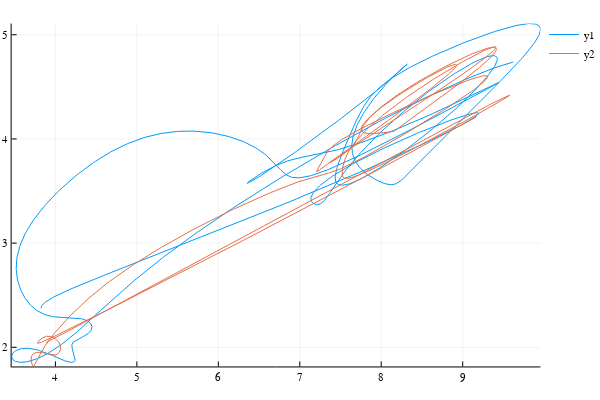

This figure's notebook cell:
### Markdown cell above
# Direct

### Code cell
plot()
x_B = mean(ABABB_responses["WBC02a"],1)'
y_B = mean(ABABB_responses["WBC02b"],1)'
x_A = mean(ABABA_responses["WBC02a"],1)'
y_A = mean(ABABA_responses["WBC02b"],1)'
plot()
plot!(x_B, y_B)
plot!(x_A, y_A)
plot!()

### Figure 1 — Plotly figure (JSON) as saved in the notebook; plotly's stock layout.template omitted (floating-point values rounded to 4 significant figures; data arrays with more than 128 entries replaced by an {"elided": "..."} marker saying what was removed)
{"data": [{"colorbar": {"title": ""}, "line": {"color": "rgba(0, 154, 250, 1.000)", "dash": "solid", "shape": "linear", "width": 1}, "mode": "lines", "name": "y1", "showlegend": true, "type": "scatter", "x": {"elided": "2000 float values"}, "xaxis": "x1", "y": {"elided": "2000 float values"}, "yaxis": "y1"}, {"colorbar": {"title": ""}, "line": {"color": "rgba(227, 111, 71, 1.000)", "dash": "solid", "shape": "linear", "width": 1}, "mode": "lines", "name": "y2", "showlegend": true, "type": "scatter", "x": {"elided": "2000 float values"}, "xaxis": "x1", "y": {"elided": "2000 float values"}, "yaxis": "y1"}], "layout": {"annotations": [], "height": 400, "legend": {"bgcolor": "rgba(255, 255, 255, 1.000)", "bordercolor": "rgba(0, 0, 0, 1.000)", "font": {"color": "rgba(0, 0, 0, 1.000)", "family": "sans-serif", "size": 11}, "x": 1, "y": 1}, "margin": {"b": 20, "l": 0, "r": 0, "t": 20}, "paper_bgcolor": "rgba(255, 255, 255, 1.000)", "plot_bgcolor": "rgba(255, 255, 255, 1.000)", "showlegend": true, "width": 600, "xaxis1": {"anchor": "y1", "domain": [0.02138, 0.9934], "gridcolor": "rgba(0, 0, 0, 0.100)", "gridwidth": 0.5, "linecolor": "rgba(0, 0, 0, 1.000)", "mirror": false, "range": [3.462, 9.954], "showgrid": true, "showline": true, "showticklabels": true, "tickangle": 0, "tickcolor": "rgb(0, 0, 0)", "tickfont": {"color": "rgba(0, 0, 0, 1.000)", "family": "sans-serif", "size": 11}, "tickmode": "array", "ticks": "inside", "ticktext": ["4", "5", "6", "7", "8", "9"], "tickvals": [4, 5, 6, 7, 8, 9], "title": "", "titlefont": {"color": "rgba(0, 0, 0, 1.000)", "family": "sans-serif", "size": 15}, "type": "-", "visible": true, "zeroline": false, "zerolinecolor": "rgba(0, 0, 0, 1.000)"}, "yaxis1": {"anchor": "x1", "domain": [0.03762, 0.9902], "gridcolor": "rgba(0, 0, 0, 0.100)", "gridwidth": 0.5, "linecolor": "rgba(0, 0, 0, 1.000)", "mirror": false, "range": [1.816, 5.108], "showgrid": true, "showline": true, "showticklabels": true, "tickangle": 0, "tickcolor": "rgb(0, 0, 0)", "tickfont": {"color": "rgba(0, 0, 0, 1.000)", "family": "sans-serif", "size": 11}, "tickmode": "array", "ticks": "inside", "ticktext": ["2", "3", "4", "5"], "tickvals": [2, 3, 4, 5], "title": "", "titlefont": {"color": "rgba(0, 0, 0, 1.000)", "family": "sans-serif", "size": 15}, "type": "-", "visible": true, "zeroline": false, "zerolinecolor": "rgba(0, 0, 0, 1.000)"}}}
